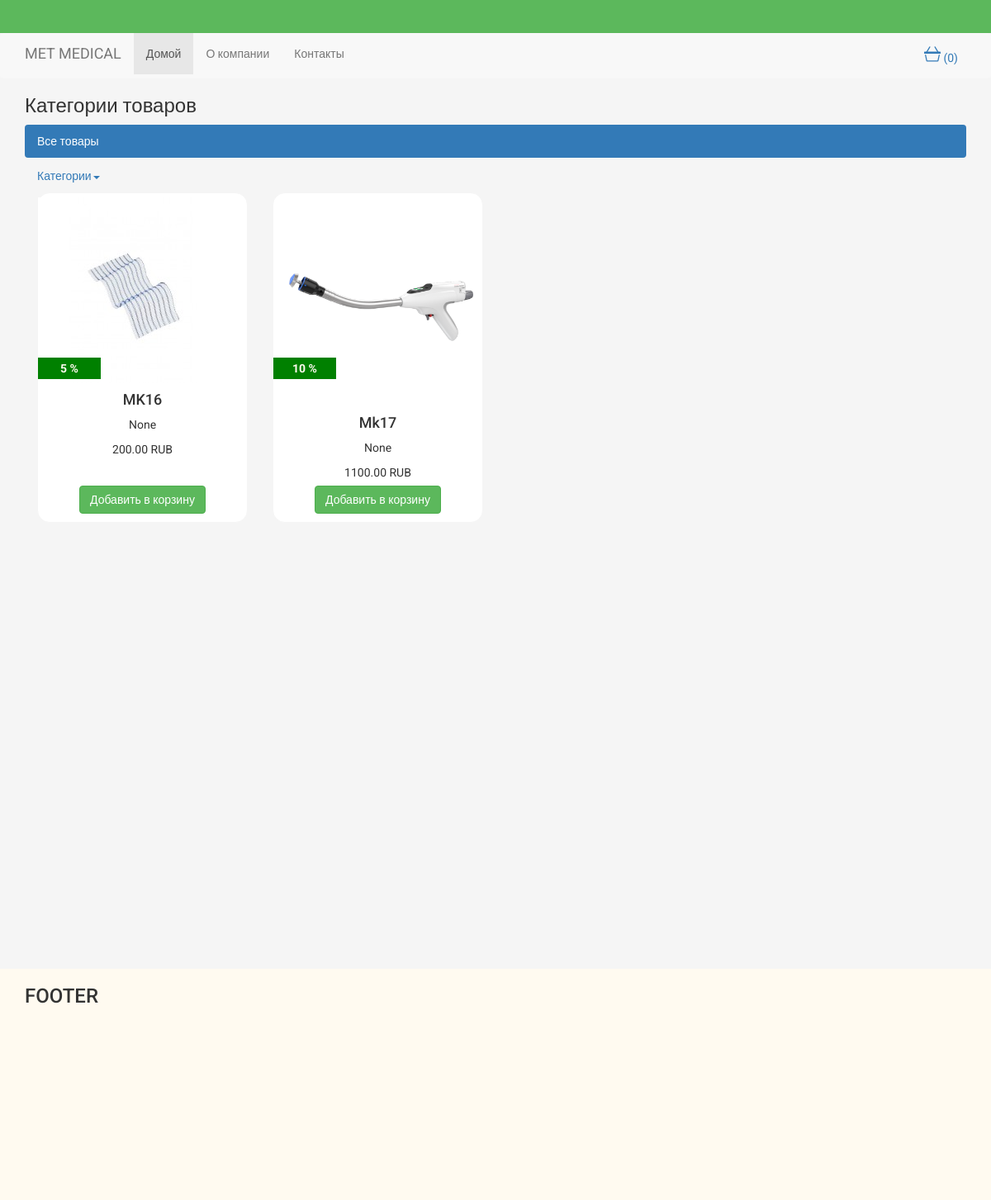
The app's page /surgery/ with its own data.
### myfirst/apps/products/models.py (models this page shows, shortened)
class ProductIMG(models.Model):
    product = models.ForeignKey(Product, blank=True, null=True, default=None, on_delete=models.CASCADE)
    image = models.ImageField(upload_to="products_images")
    is_main = models.BooleanField(default=False)
    is_active = models.BooleanField(default=True)
    created = models.DateTimeField(auto_now_add=True, auto_now=False)
    updated = models.DateTimeField(auto_now_add=False, auto_now=True)
    class Meta:
        verbose_name = "Фото"
        verbose_name_plural = "Фотографии"

class Product(models.Model):
    product_name = models.TextField(max_length=200, blank=True, null=True, default=None)
    product_price = models.DecimalField(max_digits=10, decimal_places=2, default=0)
    discount = models.IntegerField(default=0)
    product_category = models.ForeignKey(ProductCategory, blank=True, null=True, default=None, on_delete=models.CASCADE)
    short_product_description = models.CharField(max_length=120, blank=True, null=True, default=None)
    product_description = models.TextField(max_length=500, blank=True, null=True, default=None)
    is_active = models.BooleanField(default=True)
    created = models.DateTimeField(auto_now_add=True, auto_now=False)
    updated = models.DateTimeField(auto_now_add=False, auto_now=True)
    class Meta:
        verbose_name = "Изделие"
        verbose_name_plural = "Изделия"

### myfirst/apps/articles/views.py (the view)
# urls.py: url(r"^surgery/", views.surgery_section, name="surgery"),
def surgery_section(request):
    products_images = ProductIMG.objects.filter(is_active=True, is_main=True, product__is_active=True)
    products_images_surgeries = products_images.filter(product__product_category__id=1)
    return render(request, "articles/surgery.html", locals())

### myfirst/apps/orders/context_processors.py (called while the page is built)
def getting_cart_info(request):
    session_key = request.session.session_key
    if not session_key:
        request.session["session_key"] = 111  # if there will be error with key
        request.session.cycle_key()
    products_in_cart = ProductInCart.objects.filter(session_key=session_key, is_active=True, order__isnull=True)
    products_total_num = products_in_cart.count()
    return locals()

### templates/articles/surgery.html (shortened to what this page needs)
{% extends "base.html" %}
{% load static %}
{% block content %}
    <div class="container">
      <h3>Категории товаров </h3>
      <ul class="nav nav-pills nav-stacked">
        <li class="active"><a href="/sections">Все товары</a></li>
        <li class="dropdown">
          <a class="dropdown-toggle" data-toggle="dropdown" href="#">Категории<span class="caret"></span></a>
        </li>
      </ul>
    </div>
    <div class="section-surgery">
        <div class="container">
            <div class="row">
                <div class="col-lg-12">
                    {% for product_image in products_images_surgeries %}
                            {% include "articles/product_item.html" %}
                    {% endfor %}
                </div>
            </div>
        </div>
    </div>
{% endblock content %}

### templates/articles/product_item.html
<div class="col-lg-3">
    <div class="product-item">
        <div>
            <a href="{% url  "product" product_image.product.id %}">
                <img src="{{ product_image.image.url }}" class="img-responsive " alt="...">
            </a>
        </div>
        {% if product_image.product.discount %}
            <div class="discount-container">
                <span>{{ product_image.product.discount }} %</span>
            </div>
        {% endif %}
        <h4>
            {{ product_image.product.product_name }}
        </h4>
        <p>
            {{ product_image.product.short_product_description|truncatechars_html:80 }}
        </p>
        <div>
            {{ product_image.product.product_price }} RUB
        </div>
        <div class="add-to-cart-btn">
            <a href="{% url  "product" product_image.product.id %}">
                <button type="submit" class="btn btn-success btn-buy"
                        data-product_id="{{ product.id }}"
                        data-product_name="{{ product.product_name }}"
                        data-product_price="{{ product.product_price }}"
                >
                    Добавить в корзину
                </button>
            </a>
        </div>
    </div>
</div>

### myfirst/apps/static/style.css (style rules this page uses)
html, body { height: 100%; max-height: 100%; font-family: "Roboto", sans-serif; background-color: whitesmoke; }
.product-item { height:400px; background-color: white; border: 1px solid whitesmoke; position: relative; padding: 5px 0 5px 0; text-align: center; margin-bottom: 10px; border-radius: 15px; }
.add-to-cart-btn { position: absolute; bottom: 10px; left: 50px; }
.discount-container { position: absolute; top: 50%; background: green; width: 30%; color:floralwhite; font-weight: 700; padding: 3px; }

### records on screen
ProductIMG: image (picture), product.discount "5", product.product_name "MK16", product.short_product_description "None", product.product_price "200.00"
ProductIMG: image (picture), product.discount "10", product.product_name "Mk17", product.short_product_description "None", product.product_price "1100.00"
